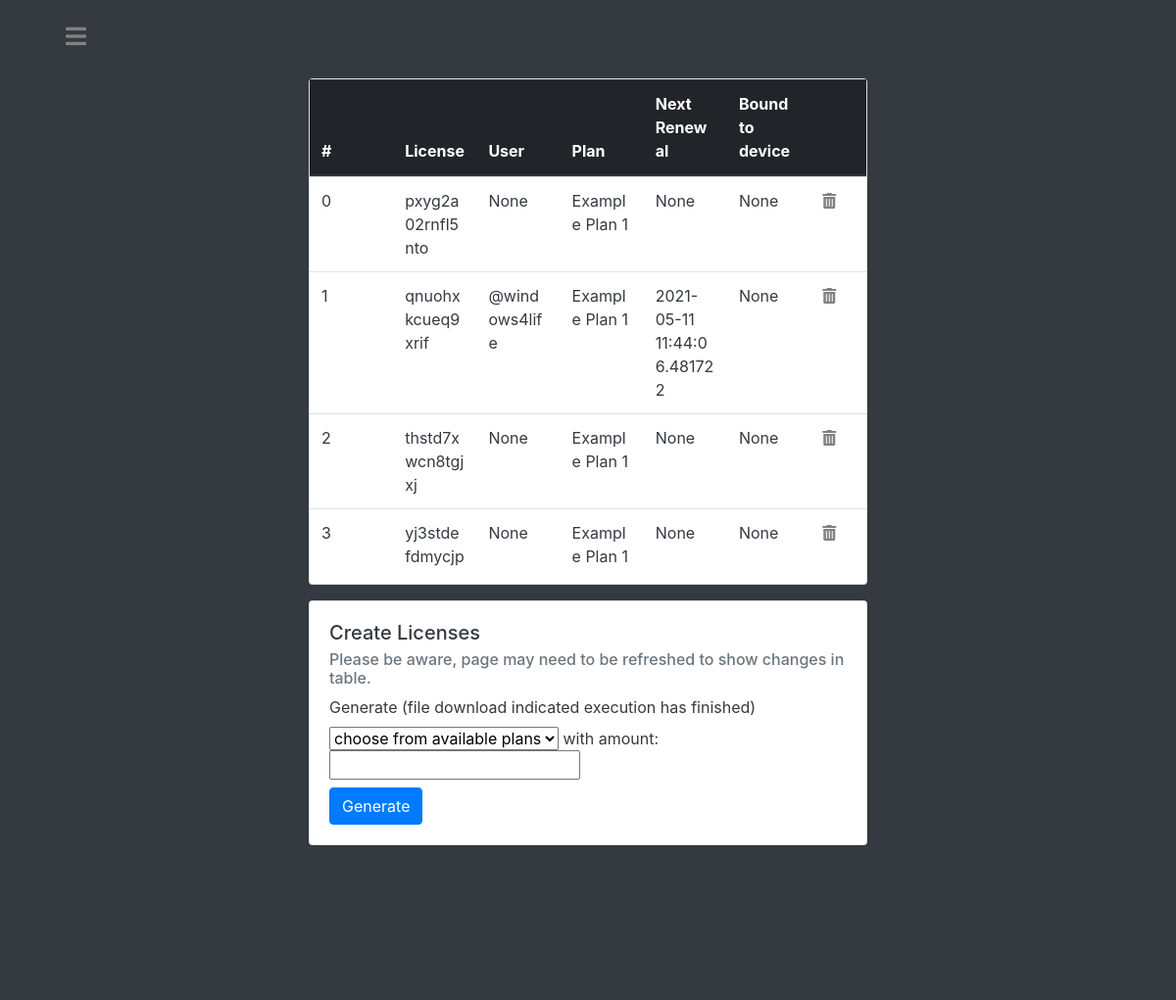
/admin/dashboard/licenses (signed in, upper part), run on an earlier commit of the app's database.
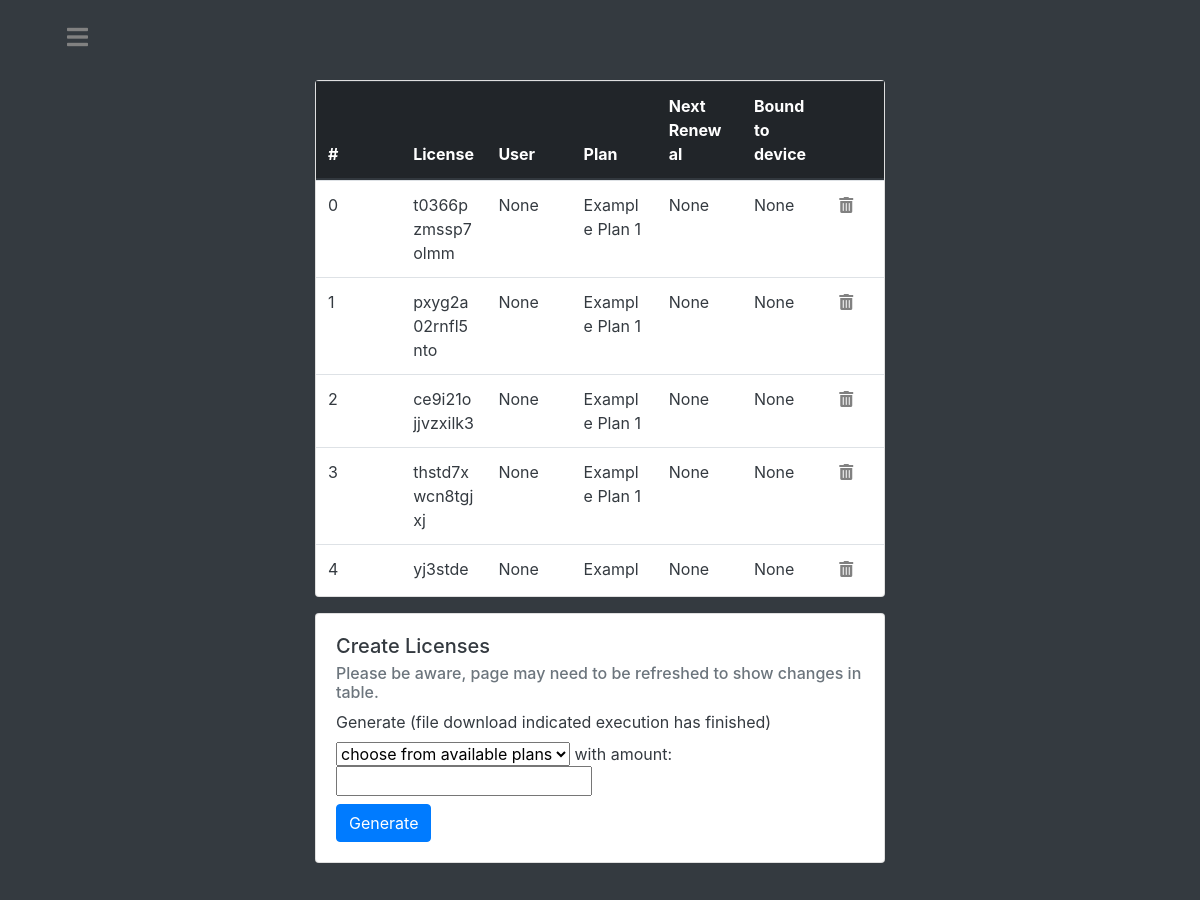
And on a later commit of the database.
### tables this page shows
CREATE TABLE licenses (license text PRIMARY KEY, username text, boundToUser boolean, boundToDevice boolean, HWID string, devicename string, nextrenewal string, plan string, stripeSessionID string);

### main.py (the view, shortened to what this page needs)
@app.route("/admin/dashboard/licenses", methods=['GET', 'POST'])
@login_required
def adminlicenses():
    if current_user.getAdminPerms():
        db = Database()
        licenses = db.getAll('licenses')
        plans = db.getAll('plans')
        db.closeConnection()
        return render_template('adminlicenses.html', licenses=licenses, plans=plans)
    else:
        reason = f'Insufficient permissions.'
        return render_template('redirect.html', reason=reason)

### api.py (called while the page is built)
    def closeConnection(self):
        self.conn.close()
        return

    def getAll(self, dbname):
        self.c.execute(f'''SELECT * FROM {dbname}''')
        result = self.c.fetchall()
        return result

    def searchUsersByUsername(self, user):
        self.c.execute(f'''SELECT * FROM users WHERE username = ?''', (user,))
        result = self.c.fetchone()
        return result

### main.py (called while the page is built)
@login_manager.user_loader
def load_user(username):
    dbconnection = Database()
    result = dbconnection.searchUsersByUsername(username)
    dbconnection.closeConnection()
    if result:
        if result[5] == "FALSE":
            return User(result[0], result[1], result[2], result[3], result[4])
        else:
            return AdministativeUser(result[0], result[1], result[2], result[3], result[4])
    else:
        return None

    def getAdminPerms(self):
        return self.isadmin

### templates/adminlicenses.html (shortened to what this page needs)
<!DOCTYPE html>
<html lang="en">
<head>
    <link rel="stylesheet" href="https://use.fontawesome.com/releases/v5.0.8/css/all.css">
    <link rel="stylesheet" href="https://maxcdn.bootstrapcdn.com/bootstrap/4.0.0/css/bootstrap.min.css"
>
    <link rel= "stylesheet" type= "text/css" href= "{{ url_for('static',filename='styles/adminlicenses.css') }}">
</head>
<body class="bg-dark">
<div id="main" class="container-fluid h-10 bg-dark text-white">
    <div class="col-3 text-left">
        <div class="navbarbutton"><a href="#" onclick="openNav()"><i class="fas fa-bars"></i></a></div>
    </div>
</div>
<div class="container-fluid h-80 bg-dark text-white">
    <div class="row h-90">
        <div class="col-3 text-left">
        </div>
        <div class="col-md-6 text-left justify-content-center align-items-center">
            <div class="card">
                <table id="dbtable" class="table mb-3 px-2">
                    <thead class="thead-dark">
                    <tr class="clickable">
                        <th scope="col" onclick="sortTable2(0, true)">#</th>
                        <th scope="col" onclick="sortTable2(1)">License</th>
                        <th scope="col" onclick="sortTable2(2)">User</th>
                        <th scope="col" onclick="sortTable2(3)">Plan</th>
                        <th scope="col" onclick="sortTable2(4)">Next Renewal</th>
                        <th scope="col" onclick="sortTable2(5)">Bound to device</th>
                        <th scope="col" width="10%"></th>
                    </tr>
                    </thead>
                    <tbody>
                    {% for value in licenses %}
                    <tr class="tbody text-dark">
                        <td scope="row ">{{ licenses.index(value) }}</td>
                        <td>{{ value[0] }}</td>
                        {% if value[1] != None %}
                        <td>@{{ value[1] }}</td>
                        {% else %}
                        <td>{{ value[1] }}</td>
                        {% endif %}
                        <td>{{ value[7] }}</td>
                        <td>{{ value[6] }}</td>
                        <td>{{ value[5] }}</td>
                        <td width="10%"><form method="post"><button  id="delete" name="delete" type="submit" class="invisblebutton" value="{{ value[0] }}"><i class="fas fa-trash-alt"></i></button></form></td>
                    </tr>
                    {% endfor %}
                    </tbody>
                </table>
            </div>
            <div class="card mt-3 text-dark">
                <div class="card-body">
                <h5 class="card-title">Create Licenses</h5>
                <h6 class="card-subtitle mb-2 text-muted">Please be aware, page may need to be refreshed to show changes in table.</h6>
                    <label for="plan-select">Generate (file download indicated execution has finished)</label>
                    <form action="" method="post">
                        <select name="plans" id="plan-select" name="plan-select">
                            <option value="">choose from available plans</option>
                        </select>
                        with amount:
                        <input type="number" name="amount">
                        <br>
                        <button type="submit" class="btn btn-primary mt-2">Generate</button>
                    </form>
              </div>
            </div>
        </div>
        <div class="col-3"></div>
    </div>
</div>
</body>
</html>

### static/styles/adminlicenses.css (style rules this page uses)
body,html { height:100%; }
.h-90 { height:90%; }
.h-80 { height:80%; }
.h-10 { height:10%; }
.navbarbutton { font-size: 150%; color: #E5D4C0; position: fixed; }
.navbarbutton a { padding: 8px 8px 8px 32px; color: #818181; transition: 0.3s; }
.navbarbutton a:link { color: #818181; }
.invisblebutton { background: none!important; border: none; padding: 0!important; font-family: arial, sans-serif; color: #818181; text-decoration: underline; cursor: pointer; }
.clickable { cursor: pointer; }
table { width: 100%; }
thead, tbody tr { display: table; width: 100%; table-layout: fixed; }
tbody { display: block; overflow-y: auto; table-layout: fixed; max-height: 400px; }
#main { transition: margin-left .5s; padding: 20px; }

What changed in the data, as far as the page shows it:
removed licenses: index "1", license "qnuohxkcueq9xrif", username "windows4life", plan "Example Plan 1", nextrenewal "2021-05-11 11:44:06.481722", value "None"
added licenses: index "0", license "t0366pzmssp7olmm", value "None", plan "Example Plan 1"
computed for licenses "pxyg2a02rnfl5nto": index "0" → "1"
added licenses: index "2", license "ce9i21ojjvzxilk3", value "None", plan "Example Plan 1"
computed for licenses "thstd7xwcn8tgjxj": index "2" → "3"
computed for licenses "yj3stdefdmycjpjy": index "3" → "4"
